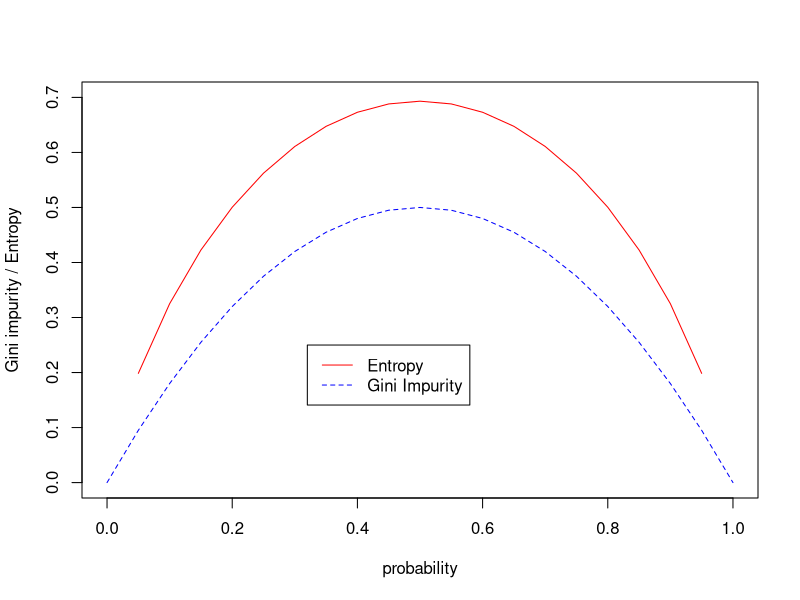
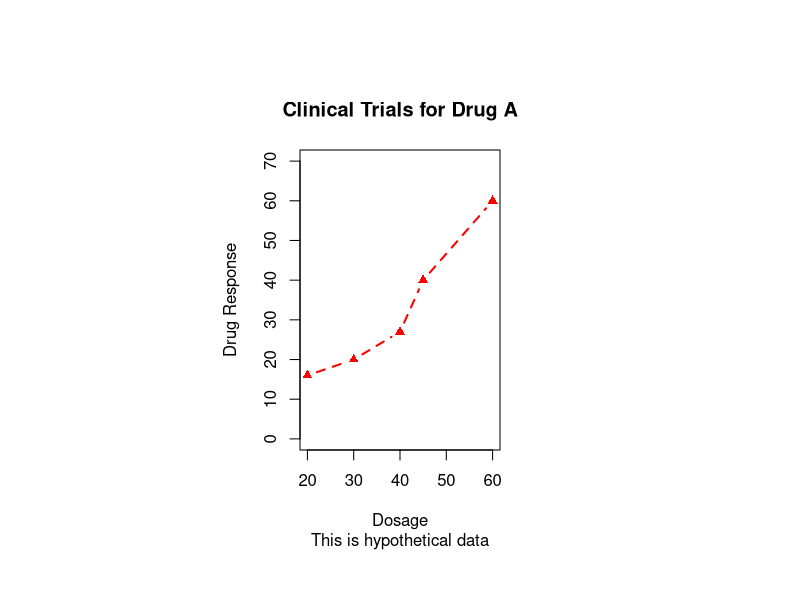
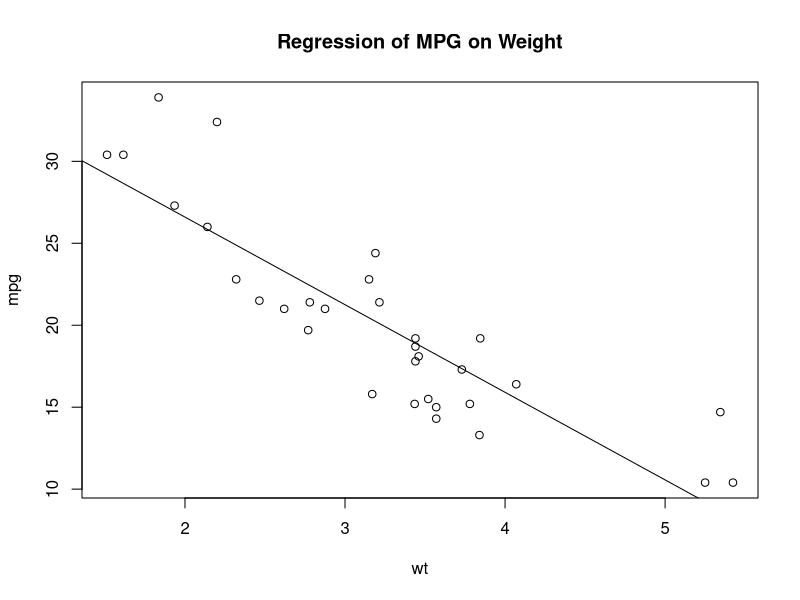

Here is the R script that generated these plots, in order:


############# 
# Compare the distribution of entropy and gini impurity functions which
#   are used in the decision tree algorithm.
############# 

x <- seq(0, 1, 0.05)

# The entropy function for a two-class classification.
entropy <- - x * log(x) - (1-x) * log(1-x)

# The gini impurity function for a two-class classification.
gini_impurity <- 1 - x ^ 2 - (1-x) ^ 2


# Plot the distribution of entropy first.
plot(x, entropy, type="l", col="red", 
	 xlab = "probability", ylab="Gini impurity / Entropy", lty=1, ylim=c(0, 0.7))

# Plot the gini_impurity further.
lines(x, gini_impurity, col="blue", lty=20)

legend(0.32, 0.25, c("Entropy", "Gini Impurity"),
	col=c("red", "blue"), lty=c(1, 20))


################
# save the grpah into pdf.
# Other than that, one can save it as png(), jpeg(), bmp() and postscript() etc.
pdf("mtcars.pdf")

attach(mtcars)
plot(wt, mpg)
abline(lm(mpg ~ wt))
title("Regression of MPG on Weight")
detach(mtcars)
dev.off()
################


# create a new canvas to draw the following graph.
# dev.new()

# Retrieve the list of current parameters that can be modified.
oldPars <- par(no.readonly = TRUE)

dose  <- c(20, 30, 40, 45, 60)
drugA <- c(16, 20, 27, 40, 60)
drugB <- c(15, 18, 25, 31, 40)

# pin: the plot dimensions (width, height)
par(pin=c(2, 3))
par(lty=2, pch=17)

# plot 'both' the line and the dots.
plot(dose, drugA, type="b", col="red",
     lty=2,  # line style
     lwd=2,  # line width
     main="Clinical Trials for Drug A", # main title
     sub="This is hypothetical data",   # subtitle
     xlab="Dosage",
     ylab="Drug Response",
     xlim=c(20, 60),
     ylim=c(0, 70)
     )

# reset the parameters back 
par(oldPars)

# return the list of colors
colors()







